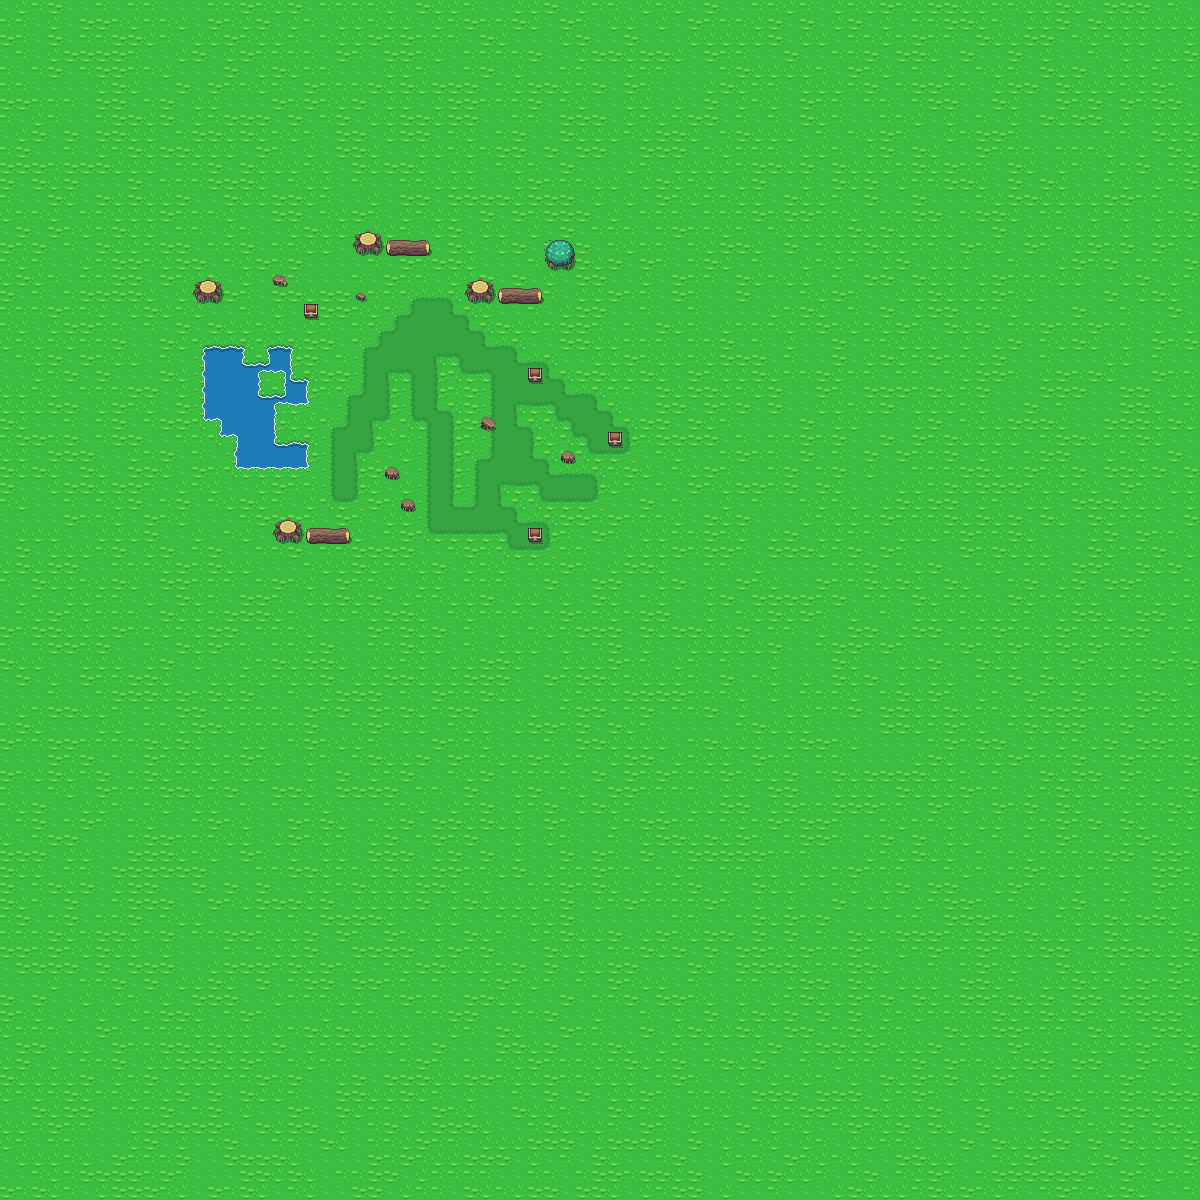

A level layout from a 2D game, rendered from its tile map. Below: a short description, then the map file with tile-grid data replaced by summaries:
An orthogonal 75x75 tile map with 16x16 px tiles, 2 tile layers (Tile Layer 1, Objects), 2 tilesets.

<map version="1.0" tiledversion="1.1.3" orientation="orthogonal" renderorder="left-down" width="75" height="75" tilewidth="16" tileheight="16" infinite="0" nextobjectid="1">
 <tileset firstgid="1" source="base.tsx" />
 <tileset firstgid="1441" source="Objects.tsx" />
 <layer name="Tile Layer 1" width="75" height="75">
  <data>[5625 cells, 5625 non-empty, 30 distinct tile ids]</data>
 </layer>
 <layer name="Objects" width="75" height="75">
  <data>[5625 cells, 39 non-empty, 16 distinct tile ids]</data>
 </layer>
</map>
